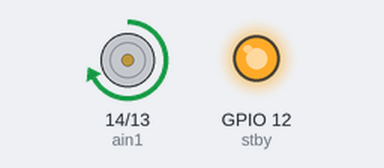
Simulated run of this program. Board: ESP32 board running MicroPython. Shown: motor-driver pin pairs drawn as motors (green arrow = first pin HIGH = forward, orange = second pin HIGH = backward, longer = more drive, scaled by the enable pin, stopped while the standby pin is LOW), output pins drawn as LEDs (lit = HIGH).

Above: at 1.0 s.
At 3.0 s:
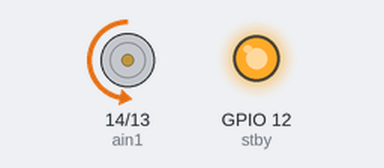
At 4.5 s:
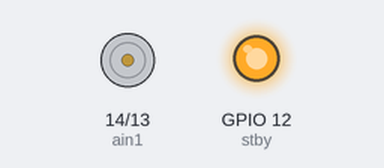
Timing chart, 0 to 6.5 s (numbered marks = the images above):
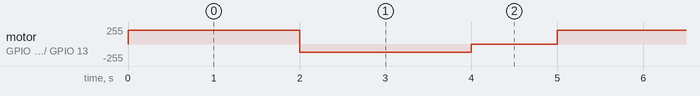

The program:

example.py
```python
# Use MicroPython to drive Motor A with a high-frequency PWM and two direction pins, providing a motor_a(speed) helper that accepts -1.0..1.0 and runs a simple forward/reverse/coast demo.
#
# Buy this module: https://shillehtek.com/products/tb6612fng-dual-motor-driver-module-arduino-esp32
# Full manual: https://shillehtek.com/blogs/shillehtek-product-manuals/tb6612fng-dual-motor-driver-module-arduino-esp32-manual
# More examples: https://github.com/shillehbean/shillehtek-examples
#

from machine import Pin, PWM
import time

pwma = PWM(Pin(15)); pwma.freq(20000)   # 20 kHz = silent
ain1 = Pin(14, Pin.OUT)
ain2 = Pin(13, Pin.OUT)
stby = Pin(12, Pin.OUT, value=1)        # enable

def motor_a(speed):
    """speed: -1.0 .. 1.0"""
    ain1.value(speed >= 0)
    ain2.value(speed < 0)
    pwma.duty_u16(int(abs(speed) * 65535))

while True:
    motor_a(0.8)     # forward
    time.sleep(2)
    motor_a(-0.5)    # reverse
    time.sleep(2)
    motor_a(0)       # coast
    time.sleep(1)
```

Measured:
- by itself, motor on GPIO 14 (ain1) / GPIO 13 (ain2): repeats every 5.0 s: backward 127/255 2.0 s, stopped 1.0 s, forward 204/255 2.0 s
